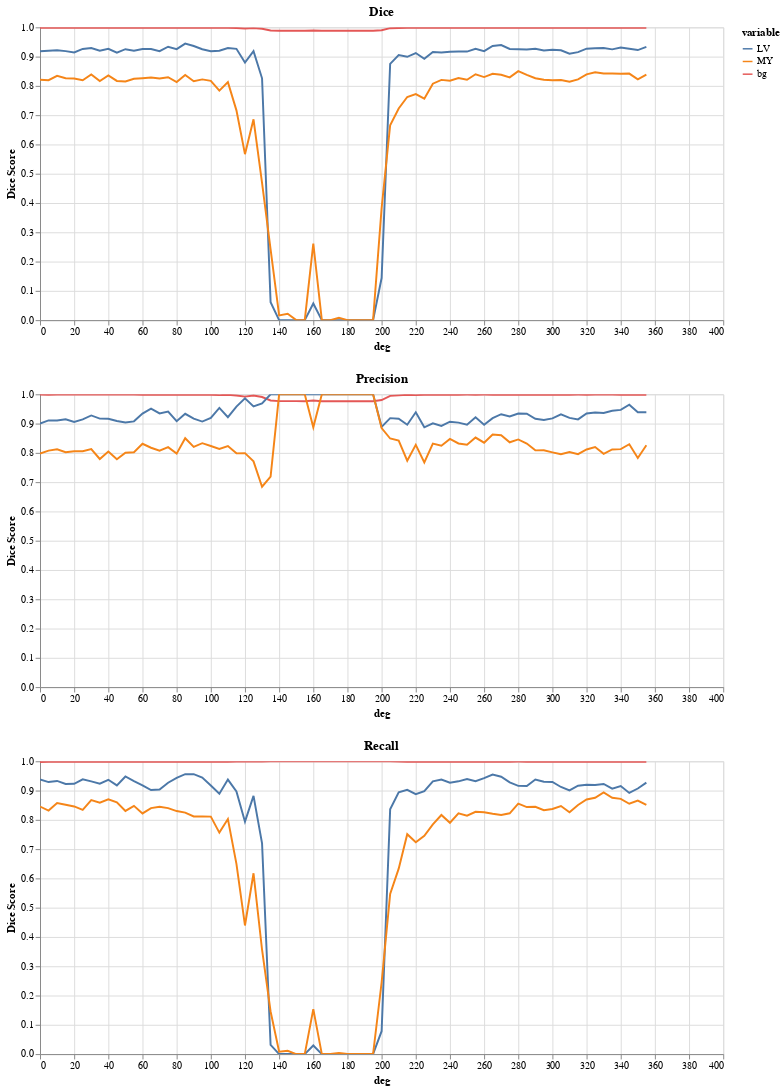

The cell this chart's notebook holds for it:
### Code cell
plot_dice & plot_precision & plot_recall

### Figure 1 — Vega-Lite specification as saved in the notebook (floating-point values rounded to 4 significant figures; data arrays with more than 128 entries replaced by an {"elided": "..."} marker saying what was removed)
{"config": {"view": {"continuousWidth": 400, "continuousHeight": 300}}, "vconcat": [{"data": {"name": "data-aa637015f1593bc2bba428ee61d80b55"}, "mark": "line", "encoding": {"color": {"field": "variable", "type": "nominal"}, "tooltip": {"field": "Dice Score", "type": "quantitative"}, "x": {"field": "deg", "type": "quantitative"}, "y": {"field": "Dice Score", "type": "quantitative"}}, "height": 300, "selection": {"selector008": {"type": "interval", "bind": "scales", "encodings": ["x", "y"]}}, "title": "Dice", "width": 700}, {"data": {"name": "data-436cab9fb730600038d4e69884513e45"}, "mark": "line", "encoding": {"color": {"field": "variable", "type": "nominal"}, "tooltip": {"field": "Dice Score", "type": "quantitative"}, "x": {"field": "deg", "type": "quantitative"}, "y": {"field": "Dice Score", "type": "quantitative"}}, "height": 300, "selection": {"selector010": {"type": "interval", "bind": "scales", "encodings": ["x", "y"]}}, "title": "Precision", "width": 700}, {"data": {"name": "data-147c2319d93422d44731520a64b88f0b"}, "mark": "line", "encoding": {"color": {"field": "variable", "type": "nominal"}, "tooltip": {"field": "Dice Score", "type": "quantitative"}, "x": {"field": "deg", "type": "quantitative"}, "y": {"field": "Dice Score", "type": "quantitative"}}, "height": 300, "selection": {"selector009": {"type": "interval", "bind": "scales", "encodings": ["x", "y"]}}, "title": "Recall", "width": 700}], "$schema": "https://vega.github.io/schema/vega-lite/v4.17.0.json", "datasets": {"data-aa637015f1593bc2bba428ee61d80b55": {"elided": "216 records"}, "data-436cab9fb730600038d4e69884513e45": {"elided": "216 records"}, "data-147c2319d93422d44731520a64b88f0b": {"elided": "216 records"}}}
